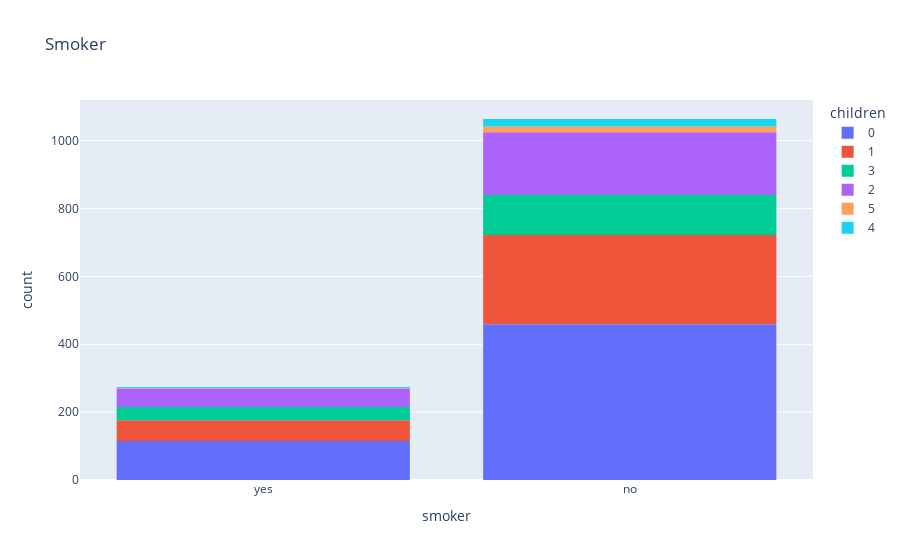

Notebook code cell kept with this figure:
### Code cell
px.histogram(med_df,x='smoker',color = 'children',title = 'Smoker')

### Figure 1 — Plotly figure (JSON) as saved in the notebook; plotly's stock layout.template omitted (floating-point values rounded to 4 significant figures; data arrays with more than 128 entries replaced by an {"elided": "..."} marker saying what was removed)
{"data": [{"bingroup": "x", "hovertemplate": "children=0<br>smoker=%{x}<br>count=%{y}<extra></extra>", "legendgroup": "0", "marker": {"color": "#636efa", "pattern": {"shape": ""}}, "name": "0", "orientation": "v", "showlegend": true, "type": "histogram", "x": {"elided": "574 str values"}, "xaxis": "x", "yaxis": "y"}, {"bingroup": "x", "hovertemplate": "children=1<br>smoker=%{x}<br>count=%{y}<extra></extra>", "legendgroup": "1", "marker": {"color": "#EF553B", "pattern": {"shape": ""}}, "name": "1", "orientation": "v", "showlegend": true, "type": "histogram", "x": {"elided": "324 str values"}, "xaxis": "x", "yaxis": "y"}, {"bingroup": "x", "hovertemplate": "children=3<br>smoker=%{x}<br>count=%{y}<extra></extra>", "legendgroup": "3", "marker": {"color": "#00cc96", "pattern": {"shape": ""}}, "name": "3", "orientation": "v", "showlegend": true, "type": "histogram", "x": {"elided": "157 str values"}, "xaxis": "x", "yaxis": "y"}, {"bingroup": "x", "hovertemplate": "children=2<br>smoker=%{x}<br>count=%{y}<extra></extra>", "legendgroup": "2", "marker": {"color": "#ab63fa", "pattern": {"shape": ""}}, "name": "2", "orientation": "v", "showlegend": true, "type": "histogram", "x": {"elided": "240 str values"}, "xaxis": "x", "yaxis": "y"}, {"bingroup": "x", "hovertemplate": "children=5<br>smoker=%{x}<br>count=%{y}<extra></extra>", "legendgroup": "5", "marker": {"color": "#FFA15A", "pattern": {"shape": ""}}, "name": "5", "orientation": "v", "showlegend": true, "type": "histogram", "x": ["no", "no", "no", "no", "no", "no", "no", "no", "no", "no", "no", "no", "no", "yes", "no", "no", "no", "no"], "xaxis": "x", "yaxis": "y"}, {"bingroup": "x", "hovertemplate": "children=4<br>smoker=%{x}<br>count=%{y}<extra></extra>", "legendgroup": "4", "marker": {"color": "#19d3f3", "pattern": {"shape": ""}}, "name": "4", "orientation": "v", "showlegend": true, "type": "histogram", "x": ["no", "no", "no", "no", "no", "no", "no", "no", "no", "yes", "yes", "no", "no", "no", "no", "no", "no", "no", "no", "no", "no", "no", "no", "yes", "no"], "xaxis": "x", "yaxis": "y"}], "layout": {"barmode": "relative", "legend": {"title": {"text": "children"}, "tracegroupgap": 0}, "title": {"text": "Smoker"}, "xaxis": {"anchor": "y", "domain": [0, 1], "title": {"text": "smoker"}}, "yaxis": {"anchor": "x", "domain": [0, 1], "title": {"text": "count"}}}}
